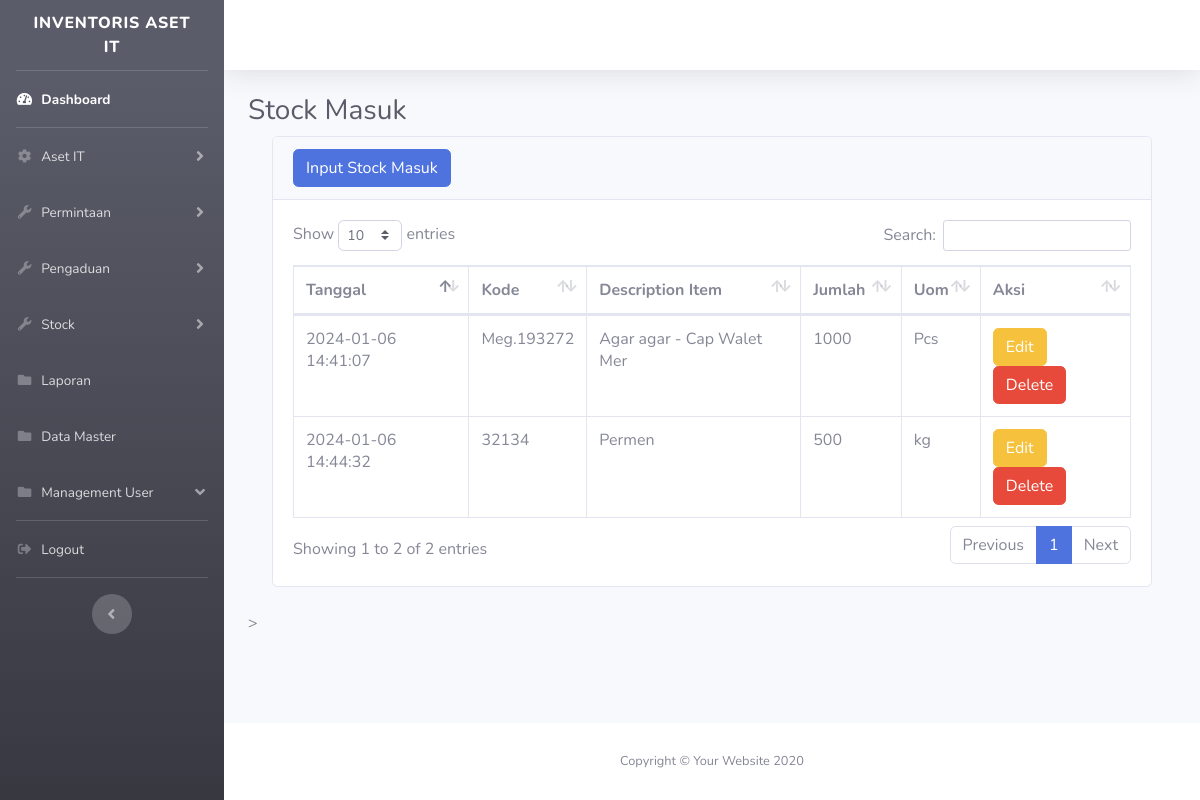
The page /admin/masuk.php (signed in) on the database as committed earlier.
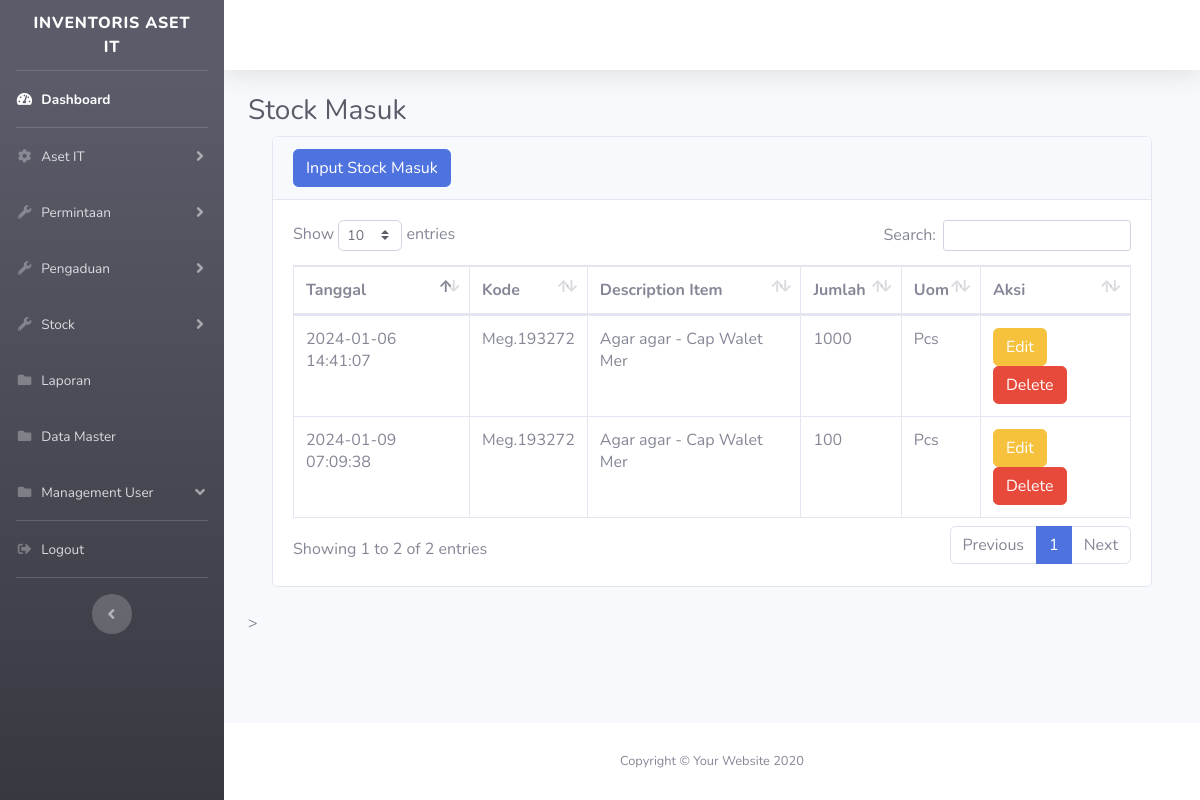
The same page on the database as committed later.
### tables this page shows
CREATE TABLE `masuk` (
  `idmasuk` int(11) NOT NULL,
  `idbarang` int(11) NOT NULL,
  `tanggal` timestamp NOT NULL DEFAULT current_timestamp(),
  `keterangan` varchar(25) NOT NULL,
  `qty` int(11) NOT NULL
);

CREATE TABLE `stock` (
  `idbarang` int(11) NOT NULL,
  `namabarang` varchar(25) NOT NULL,
  `deskripsi` varchar(25) NOT NULL,
  `stock` int(11) NOT NULL,
  `kode_barang` varchar(20) NOT NULL,
  `satuan` varchar(10) NOT NULL
);

### admin/masuk.php (the view, shortened to what the changed rows need)
<?php
require '../function.php';
?>
<!DOCTYPE php>
<php lang="en">
    <head>
        <link href="../vendor/fontawesome-free/css/all.min.css" rel="stylesheet" type="text/css">
        <link href="../css/sb-admin-2.min.css" rel="stylesheet">
        <link href="../vendor/datatables/dataTables.bootstrap4.min.css" rel="stylesheet">
    </head>
    <body id="page-top">
        <div id="wrapper">
            <div id="content-wrapper" class="d-flex flex-column">
                <div id="content">
                    <div class="container-fluid">
                        <h1 class="h3 mb-2 text-gray-800">Stock Masuk</h1>
                        <div class="container-fluid">
                            <div class="card mb-4">
                                <div class="card-body">
                                    <div class="table-responsive">
                                        <table class="table table-bordered" id="dataTable" width="100%" cellspacing="0">
                                            <thead>
                                                <tr>
                                                    <th>Tanggal</th>
                                                    <th>Kode</th>
                                                    <th>Description Item</th>
                                                    <th>Jumlah</th>
                                                    <th>Uom</th>
                                                    <th>Aksi</th>
                                                </tr>
                                            </thead>
                                            <tbody>
                                                <?php
                                        $ambilsemuadatastock = mysqli_query($conn,"select * from masuk m, stock s where s.idbarang = m.idbarang");
                                        while($data=mysqli_fetch_array($ambilsemuadatastock)){
                                            $idm = $data['idmasuk'];
                                            $tanggal = $data['tanggal'];
                                            $namabarang = $data['namabarang'];
                                            $qty = $data['qty'];
                                            $satuan = $data['satuan'];
                                            $kode = $data['kode_barang'];
                                        ?>
                                                <tr>
                                                    <td><?=$tanggal;?></td>
                                                    <td><?=$kode;?></td>
                                                    <td><?=$namabarang;?></td>
                                                    <td><?=$qty;?></td>
                                                    <td><?=$satuan;?></td>
                                                    <td>
                                                        <button type="button" class="btn btn-warning"
                                                            data-toggle="modal" data-target="#edit<?=$idm;?>">
                                                            Edit
                                                        </button>
                                                        <button type="button" class="btn btn-danger" data-toggle="modal"
                                                            data-target="#delete<?=$idm;?>">
                                                            Delete
                                                        </button>
                                                    </td>
                                                </tr>
                                                <?php
                                        };
                                        ?>
                                            </tbody>
                                        </table>
                                    </div>
                                </div>
                            </div>
                        </div>>
                    </div>
                </div>
            </div>
        </div>
    </body>
</php>

Rows that differ between the two databases and show on the page:
no longer on this page (row unchanged): masuk: tanggal "2024-01-06 14:44:32", idbarang.kode_barang "32134", idbarang.namabarang "Permen", qty "500", idbarang.satuan "kg"
added masuk: tanggal "2024-01-09 07:09:38", idbarang.kode_barang "Meg.193272", idbarang.namabarang "Agar agar - Cap Walet Mer", qty "100", idbarang.satuan "Pcs"
